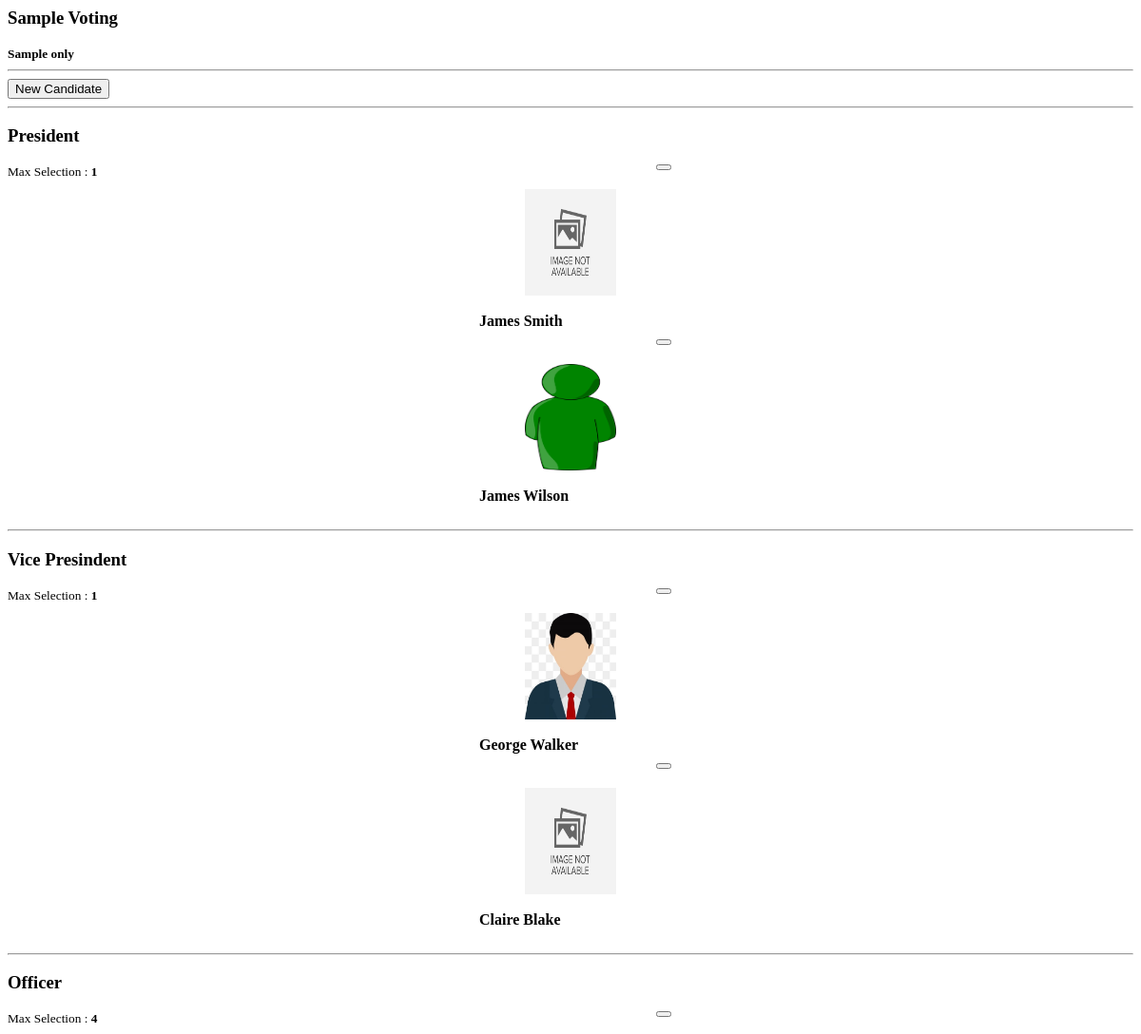
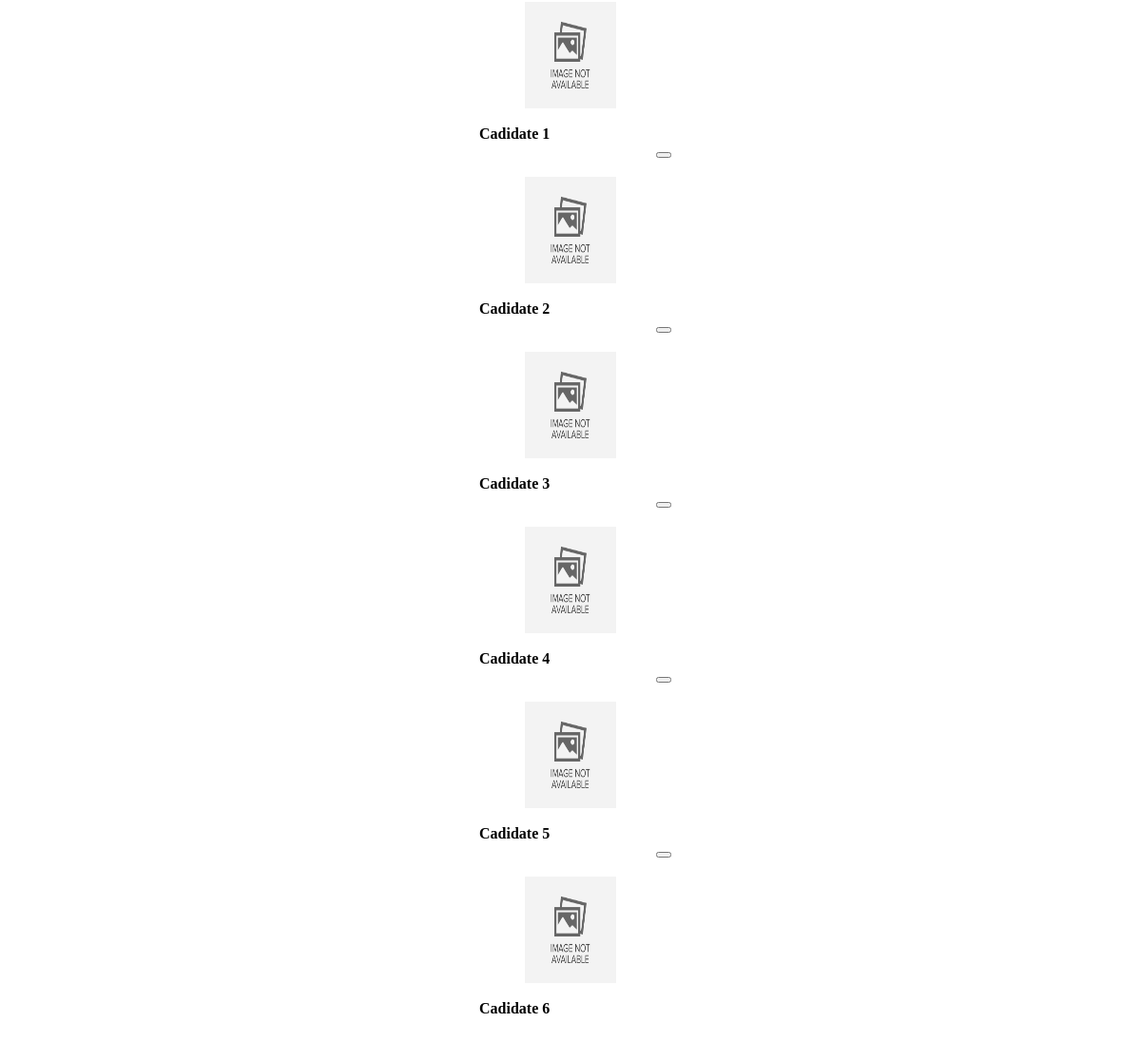
The page /manage_voting.php?id=1 on the database its author committed (2 pictures, top to bottom).
### tables this page shows
CREATE TABLE `category_list` (
  `id` int(30) NOT NULL,
  `category` text NOT NULL
);

CREATE TABLE `voting_opt` (
  `id` int(30) NOT NULL,
  `voting_id` int(30) NOT NULL,
  `category_id` int(30) NOT NULL,
  `image_path` text NOT NULL,
  `opt_txt` text NOT NULL
);

CREATE TABLE `voting_cat_settings` (
  `id` int(30) NOT NULL,
  `voting_id` int(30) NOT NULL,
  `category_id` int(30) NOT NULL,
  `max_selection` int(10) NOT NULL
);

### manage_voting.php (the view, shortened to what this page needs)
<?php include('db_connect.php');?>
<?php
	$opts = $conn->query("SELECT * FROM voting_opt where voting_id=".$_GET['id']);
	$opt_arr = array();
	$set_arr = array();
	while($row=$opts->fetch_assoc()){
		$opt_arr[$row['category_id']][] = $row;
		$set_arr[$row['category_id']] = array('id'=>'','max_selection'=>1);
	}
	$settings = $conn->query("SELECT * FROM voting_cat_settings where voting_id=".$_GET['id']);
	while($row=$settings->fetch_assoc()){
		$set_arr[$row['category_id']] = $row;
	}
?>
<div class="container-fluid">
	<div class="col-lg-12">
		<div class="card">
			<div class="card-body">
				<div class="col-lg-12">
					<div class="text-center">
						<h3><b><?php echo $title ?></b></h3>
						<small><b><?php echo $description; ?></b></small>
					</div>
					<hr>
					<div class="row">
						<div class="col-md-12">
							<button class="btn btn-sm btn-primary float-right" type="button" id="new_opt">New Candidate</button>
						</div>
					</div>
					<?php
					$cats = $conn->query("SELECT * FROM category_list where id in (SELECT category_id from voting_opt where voting_id = '".$_GET['id']."' )");
					while($row = $cats->fetch_assoc()):
					?>
						<hr>
						<div class="row mb-4">
							<div class="col-md-12">
									<div class="text-center">
										<h3><b><?php echo $row['category'] ?></b></h3>
									<small>Max Selection : <b><?php echo $set_arr[$row['id']]['max_selection']; ?></b></small>
									</div>
							</div>
						</div>
						<div class="row mt-3">
						<?php foreach ($opt_arr[$row['id']] as $candidate) {
						?>
							<div class="candidate" style="position: relative;">
								<span class="rem_btn"><button class="btn btn-rounded btn-sm btn-outline-danger del_candidated" data-id="<?php echo $candidate['id'] ?>"><i class="fa fa-trash"></i></button></span>
								<div class="item"  data-id="<?php echo $candidate['id'] ?>">
								<div style="display: flex">
									<img src="assets/img/<?php echo $candidate['image_path'] ?>" alt="">
								</div>
								<br>
								<div class="text-center">
									<large class="text-center"><b><?php echo ucwords($candidate['opt_txt']) ?></b></large>
								</div>
								</div>
							</div>
						<?php } ?>
						</div>
					<?php endwhile; ?>
				</div>
			</div>
		</div>
	</div>
</div>

### manage_voting.php (style rules this page uses)
.candidate { margin: auto; width: 16vw; padding: 10px; cursor: pointer; border-radius: 3px; margin-bottom: 1em }
.candidate img { height: 14vh; width: 8vw; margin: auto; }
span.rem_btn { position: absolute; right: 0; top: -1em; z-index: 10 }

### rows shown on the page
category_list: category "President", id "1"
voting_opt: image_path (placeholder picture), opt_txt "James Smith"
voting_opt: image_path (picture), opt_txt "James Wilson"
category_list: category "Vice Presindent", id.max_selection "1"
voting_opt: image_path (picture), opt_txt "George Walker"
voting_opt: image_path (placeholder picture), opt_txt "Claire Blake"
category_list: category "Officer", id "4"
voting_opt: image_path (placeholder picture), opt_txt "Cadidate 1"
voting_opt: image_path (placeholder picture), opt_txt "Cadidate 2"
voting_opt: image_path (placeholder picture), opt_txt "Cadidate 3"
voting_opt: image_path (placeholder picture), opt_txt "Cadidate 4"
voting_opt: image_path (placeholder picture), opt_txt "Cadidate 5"
voting_opt: image_path (placeholder picture), opt_txt "Cadidate 6"

### other values the page prints
$title "Sample Voting"
$description "Sample only"
